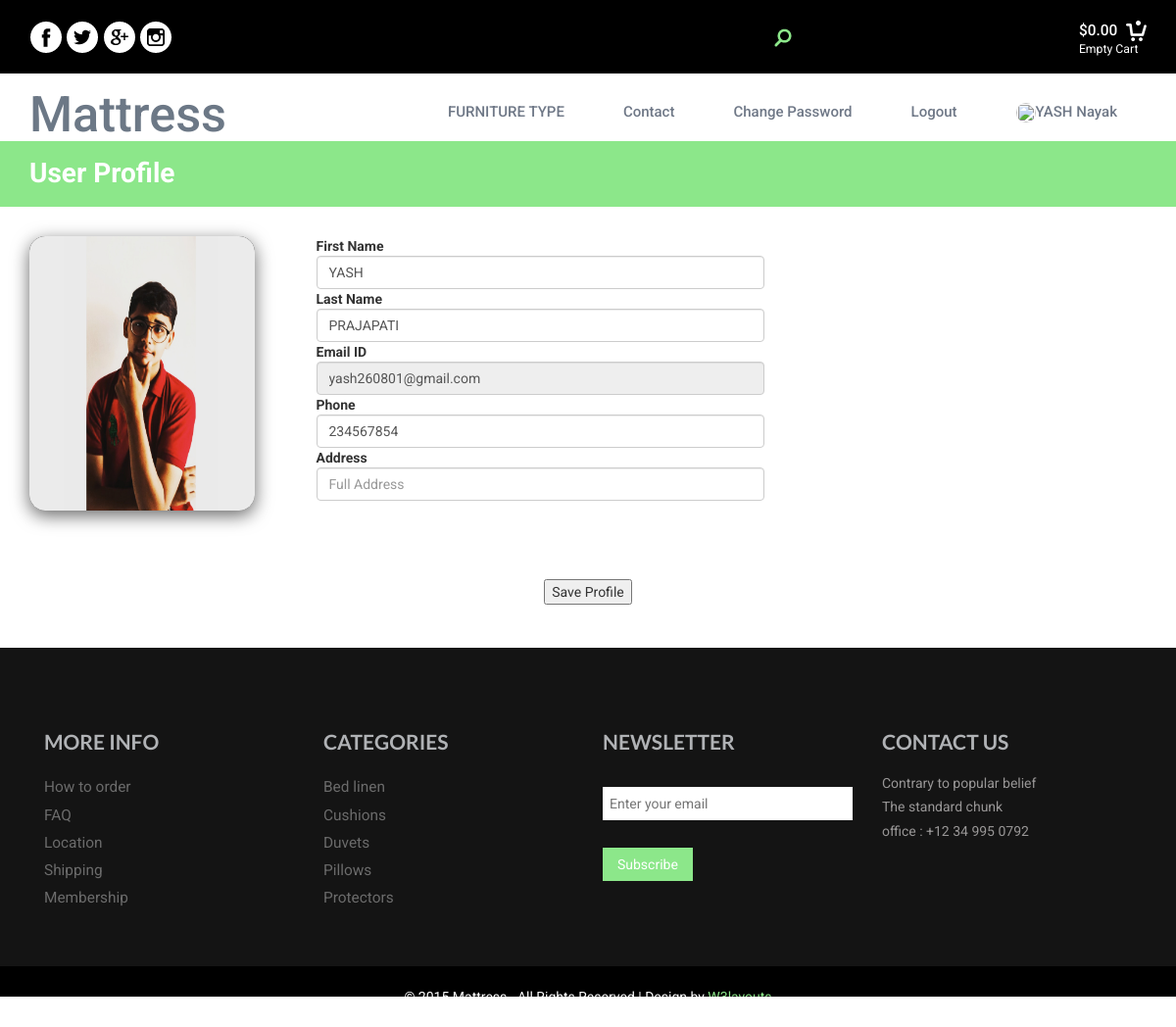
The page /profile/ (signed in) on the database as committed earlier.
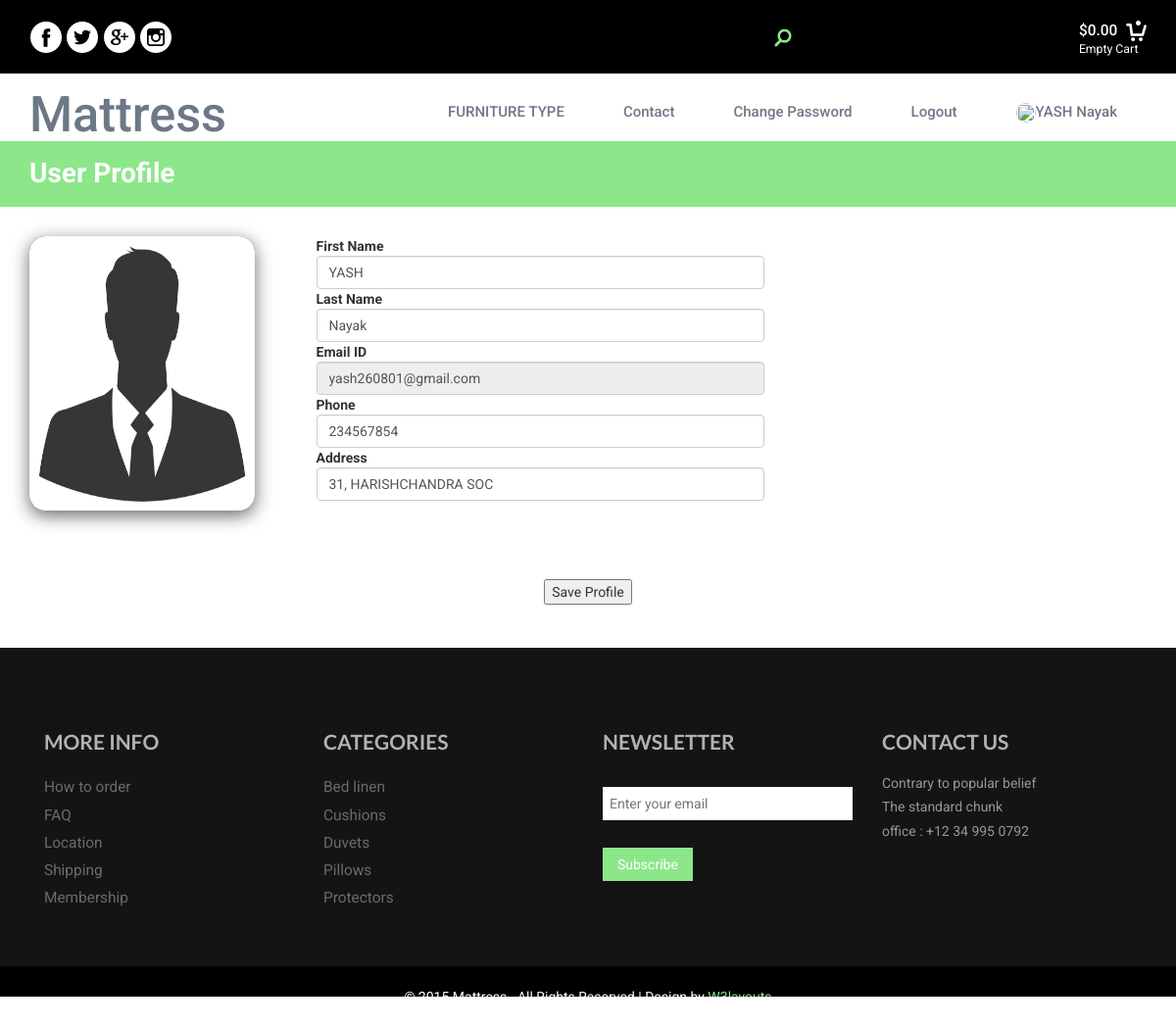
The same page on the database as committed later.
### furniture_app/models.py (models this page shows, shortened)
class Register(models.Model):
    Fname=models.CharField(max_length=50)
    Lname=models.CharField(max_length=50)
    Email=models.CharField(max_length=50)
    Password=models.CharField(max_length=50)
    Phoneno=models.BigIntegerField(default=0)
    Add= models.CharField(max_length=50,default='')
    Image=models.ImageField(upload_to='images/',default='avtar.png')

### furniture_app/views.py (the view)
# urls.py: path('profile/',views.profile,name='profile'),
def profile(request):
    register=Register.objects.get(Email=request.session['email'])
    if request.method=="POST":
        register.Fname=request.POST['fname']
        register.Lname=request.POST['lname']
        register.Phoneno=request.POST['phone']
        register.Add=request.POST['address']
        try:
            if request.FILES['pimage']:
                register.Image=request.FILES['pimage']
                register.save()
            del request.session['fname']
            del request.session['lname']
            del request.session['image']
            request.session['fname']=register.Fname
            request.session['lname']=register.Lname
            request.session['image']=register.Image.url
            register.save()
            msg="Profile Updated Successfully."
            print("1")
            return render(request,"profile.html",{'user':register,'msg':msg})
        except:
            register.save()
            del request.session['fname']
            del request.session['lname']
            request.session['fname']=register.Fname
            request.session['lname']=register.Lname
            print("2")
            msg="Profile Updated Successfully."
            return render(request,"profile.html",{'user':register,'msg':msg})
    else:
        return render(request,"profile.html",{'user':register})

### furniture_app/templates/profile.html (shortened to what this page needs)
{% extends 'base.html' %}
{% block content %}
{% load static %}
<!DOCTYPE html>
<html lang="en">
<head>
</head>
<body>
    <div class="grow">
		<div class="container">
			<h2>User Profile</h2>
		</div>
	</div>
    <div class="mx-auto" style="width: 200px;height: 30px;">
    </div>
    <form method="POST" action="{% url 'profile' %}" enctype="multipart/form-data">
        <div class="container rounded bg-white mt-5 mb-5">
            <div class="row">
                <div class="col-md-3 border-right">
                    <div class="d-flex flex-column align-items-center text-center p-3 py-5">
                        <div class="card-wrapper">
                           <div class="card">
                                <div class="card-image">
                                    <a class="preview lightbox" href="{{user.Image.url}}"><img src="{{user.Image.url}}" style="height: 280px;width: 230px;"></a>
                                </div>
                            </div>
                        </div>
                    </div>
                    <br>
                    <br>
                </div>
            <div class="col-md-5 border-right">
                <div class="p-3 py-5">
                    <div class="row mt-2">
                        <div class="col-md-12"><label class="labels">First Name</label><input type="text" class="form-control" placeholder="First name" value="{{user.Fname}}" name="fname"></div>
                        <div class="col-md-12"><label class="labels">Last Name</label><input type="text" class="form-control" placeholder="Last name" value="{{user.Lname}}" name="lname"></div>
                        <div class="col-md-12"><label class="labels">Email ID</label><input type="text" class="form-control" placeholder="Email ID" value="{{user.Email}}" name="email" readonly></div>
                        <div class="col-md-12"><label class="labels">Phone</label><input type="text" class="form-control" placeholder="Phone Number" value="{{user.Phoneno}}" name="phone" pattern="^[0-9]+" title="First Name Should Contain Only Digit"></div>
                        <div class="col-md-12"><label class="labels">Address</label><input type="textarea" class="form-control" placeholder="Full Address" value="{{user.Add}}" name="address"></div>
                    </div>
                    </div>
                </div>
            </div>
            <center>
            <div class="container-login100-form-btn" style="width: 200px;">
                <div class="mx-auto" style="width: 200px;height: 30px;"></div>
                <button class="login100-form-btn">
                    Save Profile
                </button>
            </div>
            </center>
            </div>
    </form>
    <div class="mx-auto" style="width: 200px;height: 30px;">
    </div>
</body>
</html>
{% endblock content %}

### furniture_app/templates/base.html (shortened to what this page needs)
{% load static %}
<html>
    <head>
        <link href="{% static 'css/bootstrap.css' %}" rel="stylesheet" type="text/css" media="all">
        <link href="{% static 'css/style.css' %}" rel="stylesheet" type="text/css" media="all">
        <link href="{% static 'css/memenu.css' %}" rel="stylesheet" type="text/css" media="all">
    </head>
    <body>
        <div class="header">
            <div class="header-top">
                <div class="container">
                    <div class="social">
                        <ul>
                            <li><a href="#"><i class="facebok"> </i></a></li>
                            <li><a href="#"><i class="twiter"> </i></a></li>
                            <li><a href="#"><i class="inst"> </i></a></li>
                            <li><a href="#"><i class="goog"> </i></a></li>
                        </ul>
                    </div>
                    <div class="header-left">
                        <div class="search-box">
                            <div id="sb-search" class="sb-search">
                                <form>
                                    <span class="sb-icon-search"> </span>
                                </form>
                            </div>
                        </div>
                        <div class="ca-r">
                            <div class="cart box_1">
                                <a href="{% url 'checkout' %}">
                                <h3> <div class="total">
                                    <span class="simpleCart_total">$0.00</span> </div>
                                    <img src="{% static 'images/cart.png' %}" alt=""></h3>
                                </a>
                                <p><a href="javascript:;" class="simpleCart_empty">Empty Cart</a></p>
                            </div>
                        </div>
                            <div class="clearfix"> </div>
                    </div>
                </div>
                </div>
                <div class="container">
                    <div class="head-top">
                        <div class="logo">
                            <h1><a href="{% url 'index' %}">Mattress</a></h1>
                        </div>
                  <div class=" h_menu4">
                        <ul class="memenu skyblue"><li class="showhide" style="display: none;"><span class="title">MENU</span></li>
                            <li class="grid" style="display: inline;"><a class="color2" href="#">FURNITURE TYPE</a>
                        </li>
                        <li style="display: inline;"><a class="color6" href="{% url 'contact' %}">Contact</a></li>
                        {% if request.session.email %}
                        <li style="display: inline;"><a class="color6" href="{% url 'change_password' %}">Change Password</a></li>
                        <li style="display: inline;"><a class="color5" href="{% url 'logout' %}">Logout</a></li>
                        <li style="display: inline;"><a href="{% url 'profile' %}"><img src="{{request.session.image}}" style="height: 20px;width: 20px;border-radius: 50%;">{{request.session.fname}}  {{request.session.lname}}</a></li>
                        {% else %}
                        <li style="display: inline;"><a class="color4" href="{% url 'login' %}">Login</a></li>
                        {% endif %}
                      </ul>
                    </div>
                </div>
                    </div>
                </div>
    {% block content %}
    {% endblock %}
        <div class="footer">
            <div class="container">
        <div class="footer-top-at">
            <div class="col-md-3 amet-sed">
            <h4>MORE INFO</h4>
            <ul class="nav-bottom">
                    <li><a href="#">How to order</a></li>
                    <li><a href="#">FAQ</a></li>
                    <li><a href="{% url 'contact' %}">Location</a></li>
                    <li><a href="#">Shipping</a></li>
                    <li><a href="#">Membership</a></li>
                </ul>
            </div>
            <div class="col-md-3 amet-sed">
                <h4>CATEGORIES</h4>
                <ul class="nav-bottom">
                    <li><a href="#">Bed linen</a></li>
                    <li><a href="#">Cushions</a></li>
                    <li><a href="#">Duvets</a></li>
                    <li><a href="#">Pillows</a></li>
                    <li><a href="#">Protectors</a></li>
                </ul>
            </div>
            <div class="col-md-3 amet-sed">
                <h4>NEWSLETTER</h4>
                <div class="stay">
                    <div class="stay-left">
                        <form>
                            <input type="text" placeholder="Enter your email " required="">
                        </form>
                    </div>
                    <div class="btn-1">
                        <form>
                            <input type="submit" value="Subscribe">
                        </form>
                    </div>
        </div>
            </div>
            <div class="col-md-3 amet-sed ">
            <h4>CONTACT US</h4>
                <p>Contrary to popular belief</p>
                <p>The standard chunk</p>
                <p>office :  +12 34 995 0792</p>
            </div>
            <div class="clearfix"> </div>
        </div>
    </div>
    <div class="footer-class">
    <p>© 2015 Mattress . All Rights Reserved | Design by  <a href="http://w3layouts.com/" target="_blank">W3layouts</a> </p>
    </div>
    </div>
    </body>
</html>

### furniture_app/static/css/style.css (style rules this page uses)
body { background:#fff; font-family: 'Roboto', sans-serif; }
a { transition: 0.5s all; -webkit-transition: 0.5s all; -o-transition: 0.5s all; -moz-transition: 0.5s all; -ms-transition: 0.5s all; }
ul { padding: 0; margin: 0; }
h1,h2,h3,h4,h5,h6,label,p { margin:0; }
.box_1 h3 { color: #fff; font-size: 1.1em; }
.box_1 h3 img { margin-left: 5px; }
.box_1 p a { color:#fff; font-size: 0.875em; }
.total { display: inline-block; }
.cart.box_1 { float: right; margin-top: 2px; }
.header-top { background: #000; padding: 15px 0; position:relative; }
.header-left { float: right; margin-top: 4px; }
.logo { float: left; }
.head-top { padding: 1em 0; }
.logo h1 a { color: #6c7886; font-size: 1.4em; text-decoration: none; }
.sb-search { position: absolute; right: 380px; width: 0%; min-width: 41px; margin: 0; height: 40px; float: right; overflow: hidden; -webkit-transition: width 0.3s; -moz-transition: width 0.3s; transition: width 0.3s; -webkit-backface-visibility: hidden; background: none; }
.sb-icon-search,.sb-search-submit { width: 40px; height: 40px; display: block; position: absolute; right: 0; top: 0px; padding: 0; margin: 0; line-height: 85px; text-align: center; cursor: pointer; }
.sb-icon-search { background:#000 url('../images/search.png') no-repeat 10px 10px; z-index: 90; }
i.facebok { width: 34px; height: 34px; background: url(../images/social.png)no-repeat -5px -6px ; float: left; vertical-align: middle; }
i.twiter { width: 34px; height: 34px; background: url(../images/social.png)no-repeat -46px -7px; float: left; vertical-align: middle; }
i.goog { width: 34px; height: 34px; background: url(../images/social.png)no-repeat -134px -8px; float: left; vertical-align: middle; }
i.inst { width: 34px; height: 34px; background: url(../images/social.png)no-repeat -91px -8px; float: left; vertical-align: middle; }
.social { float: left; margin: 0.4em 0 0; }
.social li { display: inline-block; }
.social ul { padding:0; }
.h_menu4 { margin: 7px 0 0px; float: right; }
.footer { background:#141414; }
.amet-sed h4 { font-size: 1.5em; color: #B0B2B5; font-family: 'Lato', sans-serif; margin: 0 0 1em; text-transform: uppercase; font-weight: 700; }
.footer-top-at { padding: 6em 0 4em; }
ul.nav-bottom li { list-style:none; }
ul.nav-bottom li a { text-decoration:none; color:#6B6B6B; font-size:1.1em; display: inline-block; margin: 0.2em 0; }
.amet-sed p { color:#989696; font-size: 1em; margin: 0 0 0.3em; }
.footer-class p { color:#fff; font-size:1em; }
.footer-class p a { color:#8ce78a; text-decoration:none; }
.footer-class { padding: 1.5em 0; text-align:center; background:#000; }
.amet-sed form { padding:1em 0 0; }
.amet-sed input[type="text"], .amet-sed input[type="submit"] { width: 100%; padding: 0.5em; outline: none; color: #000; font-size: 1em; background: #fff; border: none; }
.amet-sed input[type="submit"] { width: 36%; color: #FFF; font-size: 1em; background:#8ce78a; border: none; outline:none; padding: 0.5em; }
.grow { background-color: #8ce78a; padding: 1.3em 0; }
.grow h2 { color: #fff; font-size: 2em; margin: 0; font-weight: 700; }

### furniture_app/static/css/memenu.css (style rules this page uses)
.memenu { margin-bottom:0px;padding:0;width:100%;list-style:none;display:inline-block;position:relative;font-size:15px }
.memenu li { margin-bottom:-5px;display:inline }
.memenu>li>a { float:left;padding:8px 30px;text-decoration:none;text-transform:capitalize;font-size:1em; font-weight: 500; -webkit-transition: all 0.3s ease-in-out; -moz-transition: all 0.3s ease-in-out; -o-transition: all 0.3s ease-in-out; transition: all 0.3s ease-in-out; }
.skyblue li>a,.skyblue>li.showhide span { color:#6f7887 }

### furniture_app/templates/profile.html (style rules this page uses)
body { background: #fff; }
.labels { font-size: 11px; }
.card-wrapper { width: 230px; height: 280px; position: relative; }
.card { position: absolute; top: 50%; left: 50%; width: 230px; height: 280px; transform: translate(-50%, -50%); border-radius: 16px; overflow: hidden; box-shadow: 0 5px 18px rgba(0, 0, 0, 0.6); cursor: pointer; transition: 0.5s; }
.card .card-image { position: absolute; z-index: 2; background-color: #000; transition: 0.5s; }

Rows that differ between the two databases and show on the page:
changed Register "YASH": session.lname (not shown) → "Nayak"; Image: picture removed, a placeholder shows; lname "PRAJAPATI" → "Nayak"; address (not shown) → "31, HARISHCHANDRA SOC"
Other text that changed with them:
{{ request.session.lname }}: "Nayak" → (not shown)
